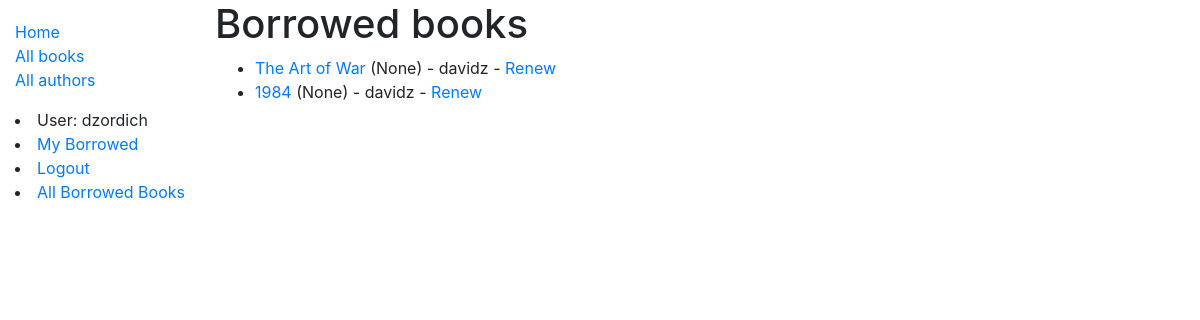
The page /catalog/all_borrowed_books/ (signed in) on the database as committed earlier.
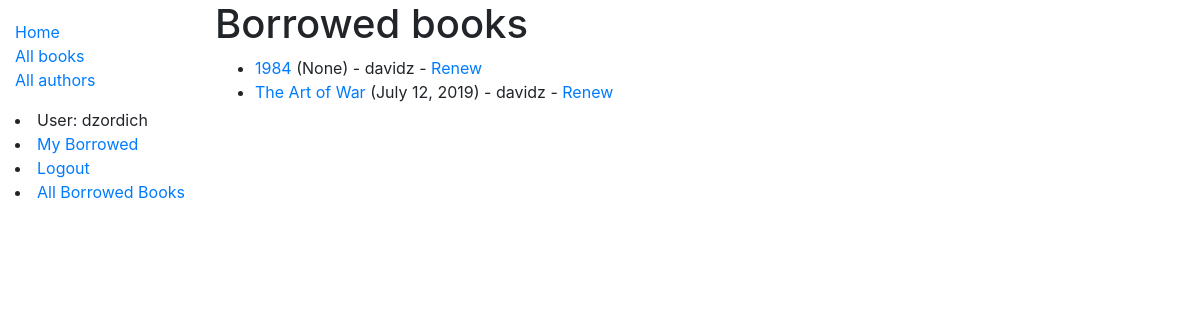
The same page on the database as committed later.
### catalog/models.py (models this page shows, shortened)
class BookInstance(models.Model):
    id = models.UUIDField(primary_key=True, default=uuid.uuid4, help_text="Unique ID for this book across whole library")
    book = models.ForeignKey('Book', on_delete=models.SET_NULL, null=True)
    imprint = models.CharField(max_length=100)
    due_back = models.DateField(null=True, blank=True)
    borrower = models.ForeignKey(User, on_delete=models.SET_NULL, null=True, blank=True)
    @property
    def is_overdue(self):
        if self.due_back and date.today() > self.due_back:
            return True
        return False
    LOAN_STATUS = (
        ('m', 'Maintenance'),
        ('o', 'On Loan'),
        ('a', 'Available'),
        ('r', 'Reserved')
    )
    status = models.CharField(
        max_length=1,
        choices=LOAN_STATUS,
        blank=True,
        default='m',
        help_text="Book availability"
        )
    class Meta:
        ordering = ['due_back']
        permissions = (
            ("can_mark_returned", "Set book as returned"),
        )

class Book(models.Model):
    title = models.CharField(max_length=200)
    author = models.ForeignKey("Author", on_delete=models.SET_NULL, null=True)
    summary = models.TextField(max_length=1000, help_text="Enter a brief description of the book. ")
    isbn = models.CharField("ISBN", max_length=13, help_text="13 character <a href='https://www.isbn-international.org/content/what-isbn'>ISBN number</a>")
    genre = models.ManyToManyField(Genre, help_text='Select a genre for this book.')
    language = models.CharField(max_length=100, default="English", help_text="Enter the language the book is written in.")
    def display_genre(self):
        return ', '.join(genre.name for genre in self.genre.all()[:3])
    display_genre.short_description = "Genre"

### catalog/views.py (the view)
# urls.py: path('all_borrowed_books/', views.LoanedBooksAllListView.as_view(), name='all-borrowed')
class LoanedBooksAllListView(PermissionRequiredMixin, generic.ListView):
    model = BookInstance
    permission_required = 'catalog.can_mark_returned'
    template_name = 'catalog/bookinstance_list_borrowed_all.html'
    paginate_by = 10
    def get_queryset(self):
        return BookInstance.objects.filter(status__exact='o').order_by('due_back')

### catalog/templates/catalog/bookinstance_list_borrowed_all.html
{% extends "base_generic.html" %}
{% block content %}
    <h1>Borrowed books</h1>
    {% if bookinstance_list %}
    <ul>
      {% for bookinst in bookinstance_list %}
      <li class="{% if bookinst.is_overdue %}text-danger{% endif %}">
        <a href="{% url 'book-detail' bookinst.book.pk %}">{{bookinst.book.title}}</a> ({{ bookinst.due_back }}) {% if user.is_staff %}- {{ bookinst.borrower}}{% endif %} {% if perms.catalog.can_mark_returned %}- <a href="{% url 'renew-book-librarian' bookinst.id %}">Renew</a>  {% endif %}
      </li>
      {% endfor %}
    </ul>
    {% else %}
      <p>There are no books borrowed.</p>
    {% endif %}
{% endblock %}

Rows that differ between the two databases and show on the page:
shown differently, row unchanged: BookInstance "None": moves up the list
changed BookInstance "The Art of War": due_back "None" → "July 12, 2019"
